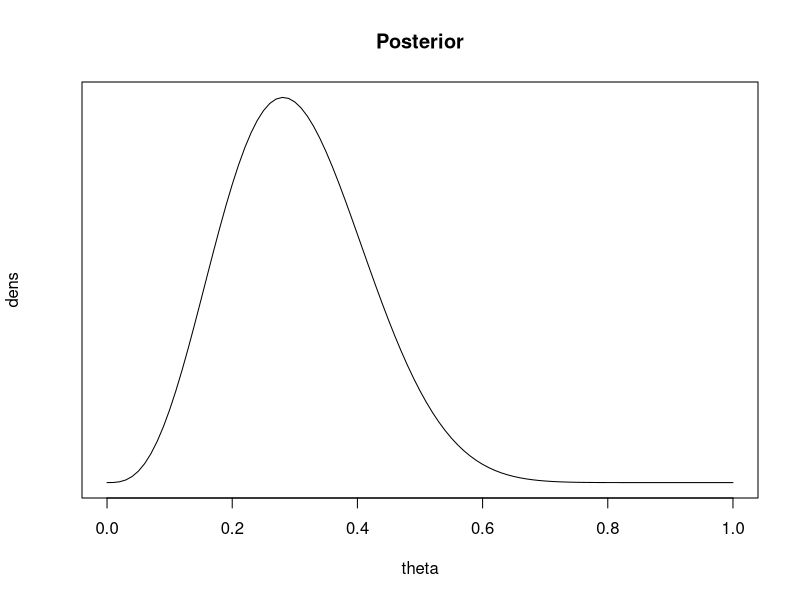
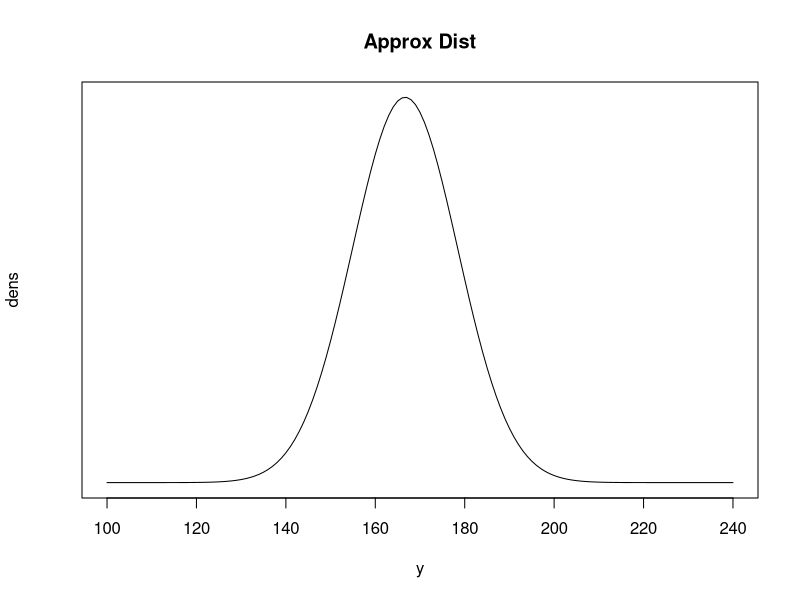
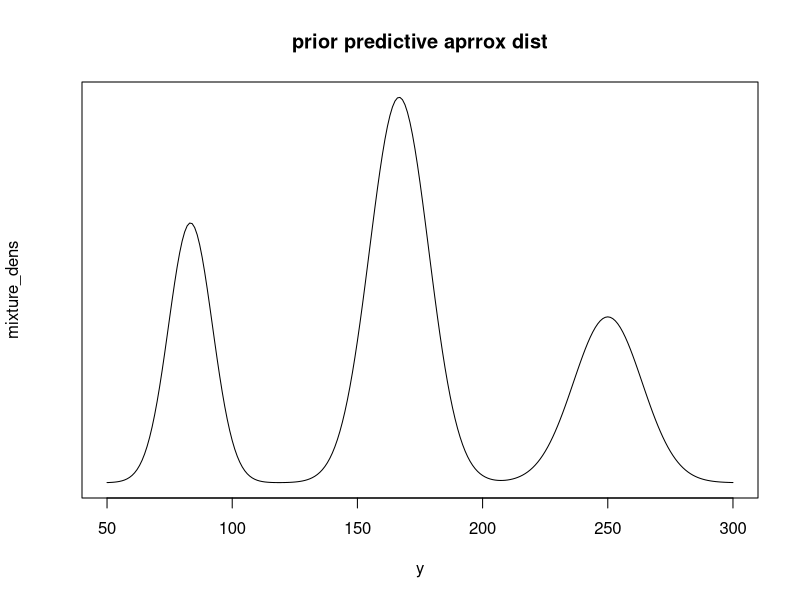
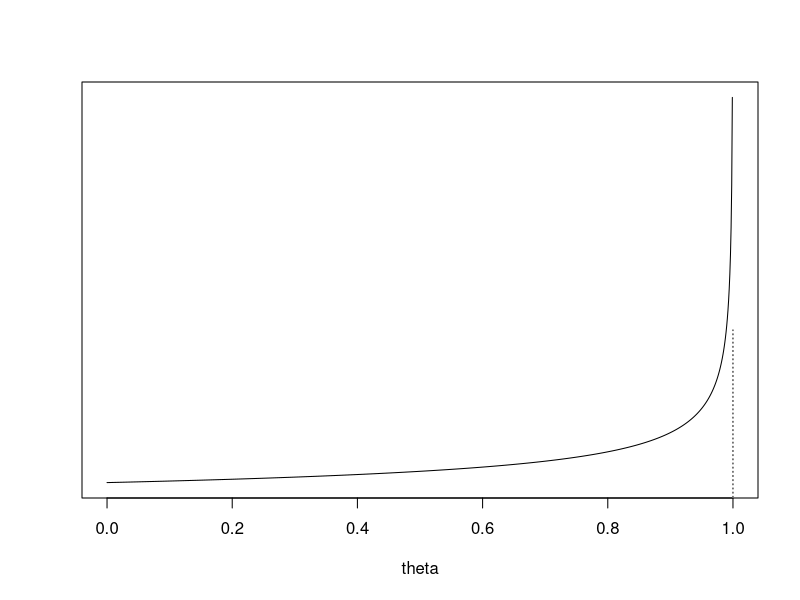
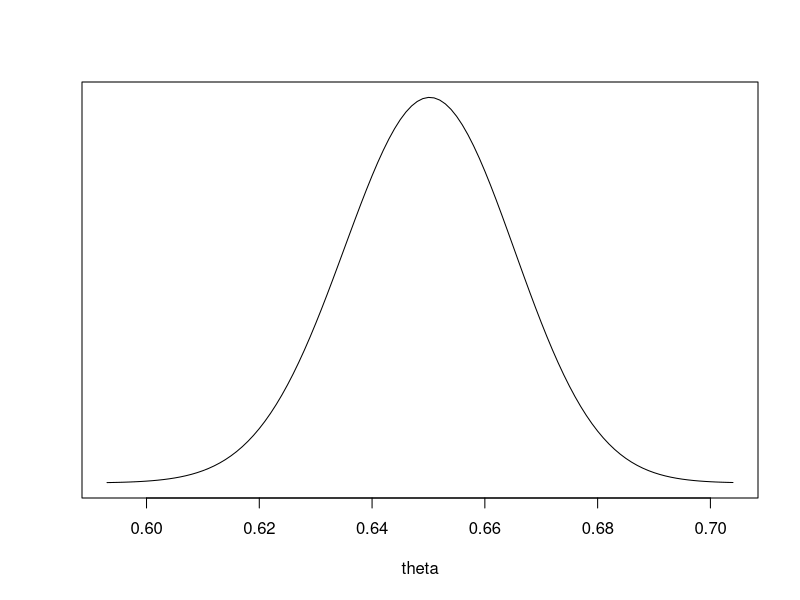

The R source for these figures, in order:
## ---- chunk 1
theta <- seq(0,1,.01)
dens <- theta^3*(1-theta)^13 + 10*theta^4*(1-theta)^12 +
45*theta^5*(1-theta)^11
plot (dens~theta, main='Posterior', type="l", xlab="theta", yaxt="n",  cex=2)
## ---- chunk 2
y <- seq(100,240,1)
dens <- dnorm(y,1000*(1/6),sqrt(1000*(1/6)*(5/6)))
plot(dens~y, main="Approx Dist", type='l',xlab='y',yaxt='n',cex=2)
## ---- chunk 3
y <- seq(50,300,1)
dens <- function(x,theta){
dnorm(x,1000*theta, sqrt(1000*theta*(1-theta)))  
}
mixture_dens <- 0.25*dens(y,1/12)+0.5*dens(y,1/6)+0.25*dens(y,1/4)
plot(mixture_dens~y,main="prior predictive aprrox dist", yaxt='n',type='l',cex=2)
## ---- chunk 4
theta <- seq(0,1,.001)
dens <- dbeta(theta,1,.67)
plot (theta, dens,
type="l", xlab="theta", ylab="", yaxt="n", cex=2)
lines (c(1,1),c(0,3),col=0)
lines (c(1,1),c(0,3),lty=3)
## ---- chunk 5
theta <- seq(0,1,.001)
dens <- dbeta(theta,651,350.67)
cond <- dens/max(dens) > 0.001
plot (theta[cond], dens[cond],
type="l", xlab="theta", ylab="", yaxt="n", cex=2)
